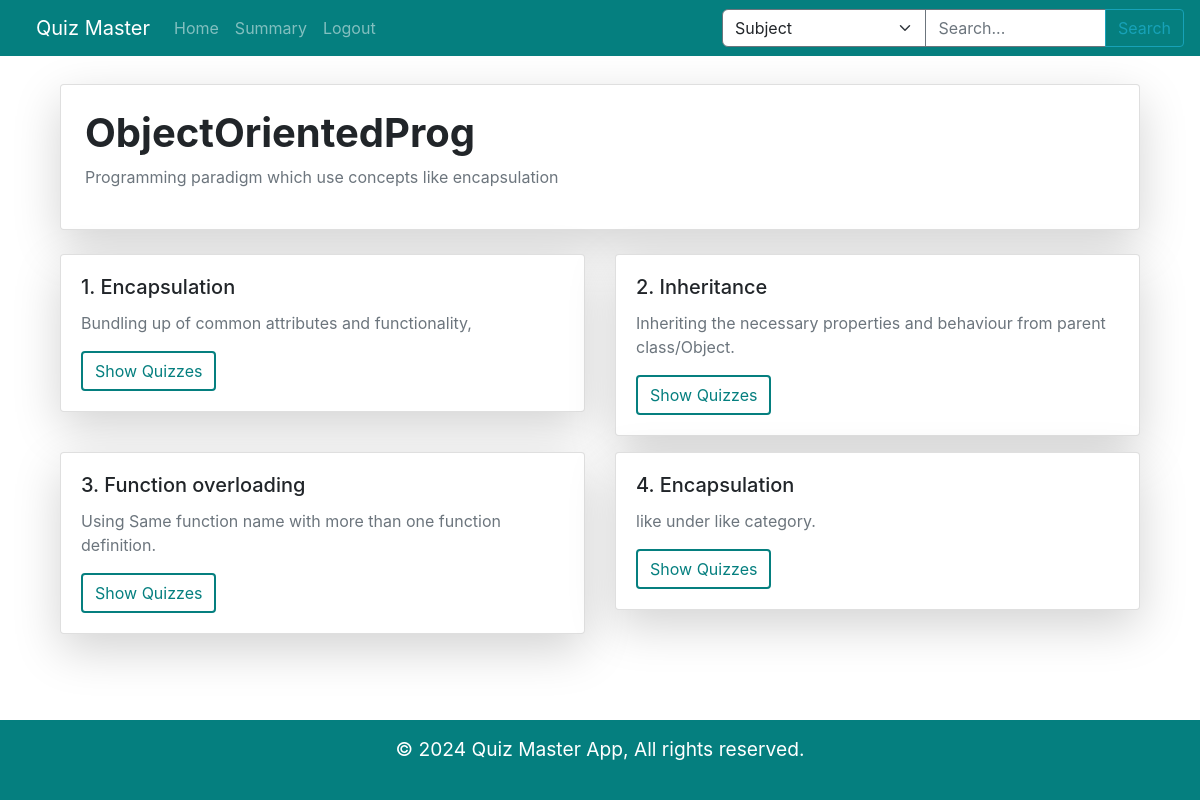
/subject/S983b7a61 (signed in), run on the app's committed database.
### app/models.py (models this page shows)
class Subject(db.Model):
    __tablename__ = 'subject'
    sub_id = db.Column(db.String, primary_key=True, nullable=False)
    sub_name = db.Column(db.String, nullable=False)
    sub_desc = db.Column(db.String)
    chapters = db.relationship('Chapter', backref='subject', cascade='all, delete-orphan')
    questions = db.relationship('Question', backref='subject', cascade='all, delete-orphan')

class Chapter(db.Model):
    __tablename__ = 'chapter'
    chp_id = db.Column(db.String, primary_key=True, nullable=False)
    chp_name = db.Column(db.String, nullable=False)
    chp_desc = db.Column(db.String)
    sub_id = db.Column(db.String, db.ForeignKey('subject.sub_id'), nullable=False)
    quizzes = db.relationship('Quiz', backref='chapter', cascade='all, delete-orphan')
    questions = db.relationship('Question', backref='chapter', cascade='all, delete-orphan')

### app/routes.py (the view)
@main.route('/subject/<sub_id>')
@login_required
@role_required('customer')
def subject(sub_id):
    sub = Subject.query.filter_by(sub_id=sub_id).first()
    chap = Chapter.query.filter_by(sub_id=sub_id).all()
    return render_template('subject.html', sub=sub, chapters=chap)

### app/routes.py (called while the page is built)
def login_required(f):
    @wraps(f)
    def decorated_function(*args, **kwargs):
        if 'user_id' not in session:
            flash('Login to start !!','error')
            return redirect(url_for('main.login'))
        return f(*args, **kwargs)
    return decorated_function

def role_required(type):
    def decorator(f):
        @wraps(f)
        def decorated_function(*args, **kwargs):
            if session.get('user_type') != type:
                flash('Unauthorized access', 'error')
                return redirect(url_for('main.login'))
            return f(*args, **kwargs)
        return decorated_function
    return decorator

### app/templates/subject.html (shortened to what this page needs)
{% extends 'layout.html' %}
{% block content %}
<div class="container mt-4">
    <div class="card shadow-lg p-4 mb-4">
        <div class="d-flex justify-content-between align-items-center">
            <div>
                <h1 class="fw-bold">{{ sub.sub_name }}</h1>
                <p class="text-muted">{{ sub.sub_desc }}</p>
            </div>
        </div>
    </div>
    <div class="row">
        {% for chapter in chapters %}
        {% if chapter.sub_id == sub.sub_id %}
        <div class="col-md-6">
            <div class="card shadow-lg mb-3">
                <div class="card-body">
                    <h5 class="card-title">{{ loop.index }}. {{ chapter.chp_name }}</h5>
                    <p class="text-muted">{{ chapter.chp_desc }}</p>
                    <div class="d-flex justify-content-between">
                        <a class="btn" style="color: rgb(5, 127, 127); border: 2px solid rgb(5, 127, 127);" href="{{ url_for('main.quiz_list',subject=sub.sub_id,chap=chapter.chp_id) }}">Show Quizzes</a>
                    </div>
                </div>
            </div>
        </div>
        {% endif %}
        {% endfor %}
    </div>
</div>
{% endblock %}

### app/templates/layout.html (style rules this page uses)
body { display: flex; flex-direction: column; }
.container { flex-grow: 1; }

### app/templates/subject.html (style rules this page uses)
body { background-color: white; }
.card { border-left: 5px solid rgb(9, 120, 120); }

### data on the page
Subject: sub_name "ObjectOrientedProg", sub_desc "Programming paradigm which use concepts like encapsulation"
Chapter: chp_name "Encapsulation", chp_desc "Bundling up of common attributes and functionality,"
Chapter: chp_name "Inheritance", chp_desc "Inheriting the necessary properties and behaviour from parent class/Object."
Chapter: chp_name "Function overloading", chp_desc "Using Same function name with more than one function definition."
Chapter: chp_name "Encapsulation", chp_desc "like under like category."
